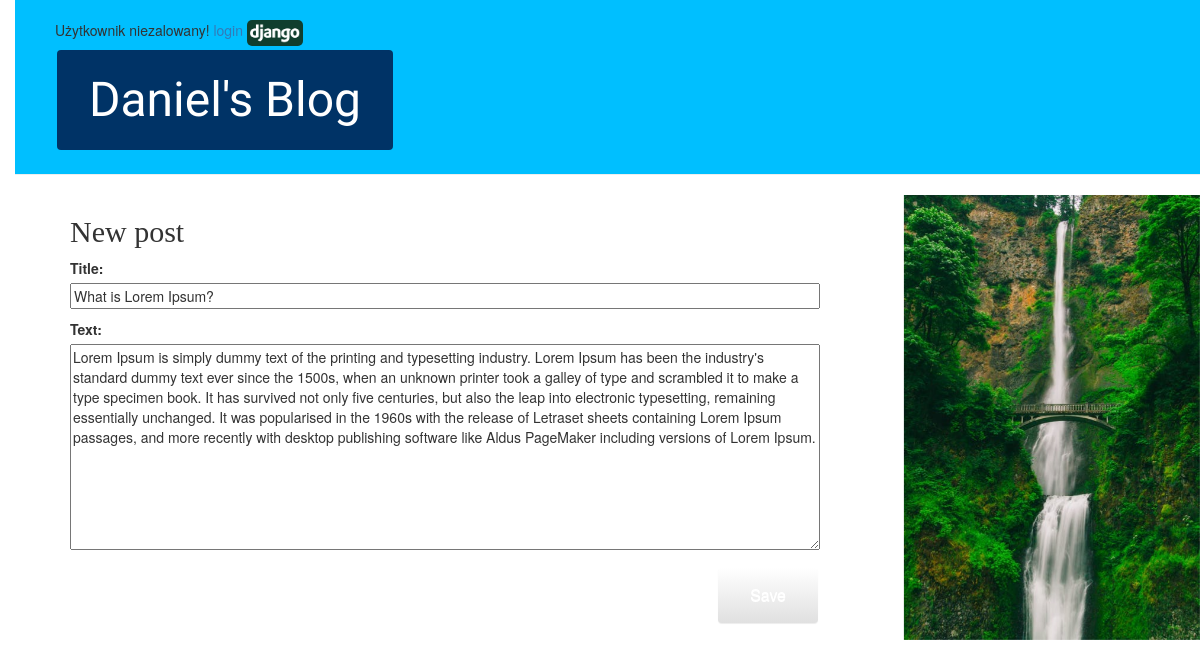
The app's page /post/1/edit/ with its own data.
### blog/models.py (models this page shows, shortened)
class Post(models.Model):
    author = models.ForeignKey('auth.User', on_delete=models.CASCADE)
    title = models.CharField(max_length=200)
    text = models.TextField()
    created_date = models.DateTimeField(default=timezone.now)
    published_date = models.DateTimeField(blank=True, null=True)

### blog/views.py (the view)
# urls.py: path('post/<int:pk>/edit/', views.post_edit, name="post_edit"),
def post_edit(request, pk):
    post = get_object_or_404(Post, pk=pk)
    if request.method == "POST":
        form = PostForm(request.POST, instance=post)
        if form.is_valid():
            post = form.save(commit=False)
            post.author = request.user
            post.published_date = timezone.now()
            post.save()
    else:
        form = PostForm(instance=post)
    return render(request, 'blog/post_edit.html', {'form': form})

### blog/forms.py
class PostForm(forms.ModelForm):
    class Meta:
        model = Post
        fields = ('title', 'text',)

### blog/templates/blog/post_edit.html
{% extends 'blog/base.html' %}
{% block content %}
    <h2>New post</h2>
    <form method="POST" class="post-form">{% csrf_token %}
        {{ form.as_p }}
        <button type="submit" class="save btn btn-default">Save</button>
    </form>
{% endblock %}

### blog/static/css/blog.css (style rules this page uses)
body { padding-left: 15px; }
h1, h2, h3, h4 { font-family: 'Lobster', cursive; }
.save { float: right; }
.post-form textarea, .post-form input { width: 100%; }
.btn { background-color: #003366; border: none; color: white; padding: 16px 32px; text-align: center; font-size: 16px; margin: 4px 2px; opacity: 1; transition: 0.3s; }

### records on screen
Post: title "What is Lorem Ipsum?", text "Lorem Ipsum is simply dummy text of the printing and typesetting industry. Lorem Ipsum has been the industry's standard dummy text ever since the 1500s, when an unknown printer took a galley of type and scrambled it to make a type specimen book. It has survived not only five centuries, but also the leap into electronic typesetting, remaining essentially unchanged. It was popularised in the 1960s with the release of Letraset sheets containing Lorem Ipsum passages, and more recently with desktop publishing software like Aldus PageMaker including versions of Lorem Ipsum."
